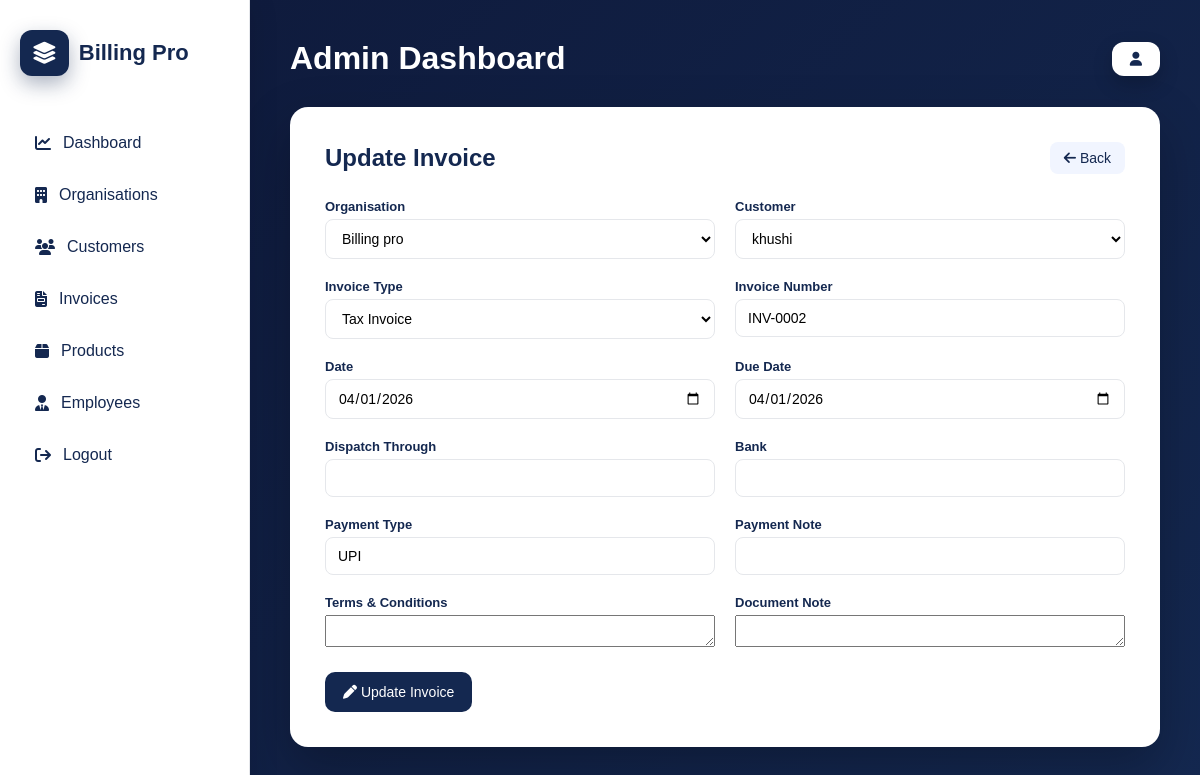
The app's page /adminpanel/invoice/update/8/ with its own data.
### organisation/models.py (models this page shows, shortened)
class Invoice_Details(models.Model):
    companyName = models.ForeignKey(OrganisationDetails, on_delete=models.CASCADE, default="")
    Cust_name = models.ForeignKey(CustomerDetails, on_delete=models.CASCADE, default="")
    Invoice_type = models.CharField(max_length=50)
    Invoice_num = models.CharField(max_length=20, blank=True)
    Date = models.DateField(auto_now_add=True)
    Dispatch_through = models.CharField(max_length=50)
    Due_date = models.DateField(auto_now=False, blank=True)
    Bank = models.CharField(max_length=20)
    Payment_type = models.CharField(max_length=20)
    Payment_note = models.TextField(max_length=50)
    T_c = models.TextField(max_length=100)
    Document_note = models.TextField(max_length=100)
    qrcode = models.ImageField(upload_to="", default="", blank=True)
    subtotal = models.FloatField(default=0)
    gst_total = models.FloatField(default=0)
    discount_total = models.FloatField(default=0)
    final_total = models.FloatField(default=0)

class OrganisationDetails(models.Model):
    company_name = models.CharField(max_length=50)
    company_type = models.CharField(max_length=50)
    pan_number = models.CharField(max_length=10)
    gstin_number = models.CharField(max_length=15)
    address_1 = models.CharField(max_length=90)
    address_2 = models.CharField(max_length=90)
    state = models.CharField(max_length=60)
    city = models.CharField(max_length=60)
    pincode = models.CharField(max_length=6)
    full_name = models.CharField(max_length=50)
    phone = models.CharField(max_length=10)
    email  = models.EmailField()
    user_id = models.CharField(max_length=40)
    password_1 = models.CharField(max_length=225)
    password_2 = models.CharField(max_length=225)
    logo = models.ImageField(upload_to='company_logo/', blank=True, null=True)

class CustomerDetails(models.Model):
    companyName = models.ForeignKey(OrganisationDetails, on_delete=models.CASCADE,default="")
    cust_name = models.CharField(max_length=50,verbose_name='Customer Name')
    cont_person = models.CharField(max_length=50,verbose_name='Contact Person')
    contact_num = models.IntegerField(verbose_name='Contact Number')
    email = models.CharField(max_length=50,default="")
    company_type = models.CharField(verbose_name='Company Type',max_length = 50)
    address = models.CharField(max_length=90,verbose_name='Address Line 1')
    address_2 = models.CharField(max_length=90,verbose_name='Address Line 2')
    landmark = models.CharField(max_length=50,verbose_name='Landmark')
    country = models.CharField(max_length=50,verbose_name='Country')
    state = models.CharField(max_length=50,verbose_name='State')
    city = models.CharField(max_length=50,verbose_name='City')
    pincode = models.IntegerField(verbose_name='Pincode')

### adminpanel/views.py (the view, shortened to what this page needs)
# urls.py: path("invoice/update/<int:id>/", views.update_invoice, name="update_invoice"),
def update_invoice(request, id):
    invoice = get_object_or_404(Invoice_Details, id=id)
    orgs = OrganisationDetails.objects.all()
    customers = CustomerDetails.objects.all()
    context = {
        "invoice": invoice,
        "orgs": orgs,
        "customers": customers
    }
    return render(request, "adminpanel/update_invoice.html", context)

### adminpanel/templates/adminpanel/update_invoice.html (shortened to what this page needs)
{% extends "adminpanel/base.html" %}
{% block content %}
<div class="form-container">
<div class="form-header">
<h2>Update Invoice</h2>
<a href="{% url 'invoices' %}" class="back-btn">
<i class="fa-solid fa-arrow-left"></i> Back
</a>
</div>
<form method="POST">
<div class="form-grid">
<div class="form-group">
<label>Organisation</label>
<select name="company">
{% for org in orgs %}
<option value="{{ org.id }}"
{% if org.id == invoice.companyName.id %}selected{% endif %}
>
{{ org.company_name }}
</option>
{% endfor %}
</select>
</div>
<div class="form-group">
<label>Customer</label>
<select name="customer">
{% for cust in customers %}
<option value="{{ cust.id }}"
{% if cust.id == invoice.Cust_name.id %}selected{% endif %}
>
{{ cust.cust_name }}
</option>
{% endfor %}
</select>
</div>
<div class="form-group">
<label>Invoice Type</label>
<select name="invoice_type">
<option value="Tax Invoice"
{% if invoice.Invoice_type == "Tax Invoice" %}selected{% endif %}>
Tax Invoice
</option>
</select>
</div>
<div class="form-group">
<label>Invoice Number</label>
<input type="text" name="invoice_num" value="{{ invoice.Invoice_num }}">
</div>
<div class="form-group">
<label>Date</label>
<input type="date" name="date" value="{{ invoice.Date|date:'Y-m-d' }}">
</div>
<div class="form-group">
<label>Due Date</label>
<input type="date" name="due_date" value="{{ invoice.Due_date|date:'Y-m-d' }}">
</div>
<div class="form-group">
<label>Dispatch Through</label>
<input type="text" name="dispatch" value="{{ invoice.Dispatch_through }}">
</div>
<div class="form-group">
<label>Bank</label>
<input type="text" name="bank" value="{{ invoice.Bank }}">
</div>
<div class="form-group">
<label>Payment Type</label>
<input type="text" name="payment_type" value="{{ invoice.Payment_type }}">
</div>
<div class="form-group">
<label>Payment Note</label>
<input type="text" name="payment_note" value="{{ invoice.Payment_note }}">
</div>
<div class="form-group">
<label>Terms & Conditions</label>
<textarea name="terms">{{ invoice.T_c }}</textarea>
</div>
<div class="form-group">
<label>Document Note</label>
<textarea name="doc_note">{{ invoice.Document_note }}</textarea>
</div>
</div>
<div class="form-actions">
<button type="submit" class="save-btn">
<i class="fa-solid fa-pen"></i> Update Invoice
</button>
</div>
</form>
</div>
{% endblock %}

### adminpanel/static/adminpanel/css/admin.css (style rules this page uses)
* { margin:0; padding:0; box-sizing:border-box; font-family:'Poppins',sans-serif; }
body { display:flex; min-height:100vh; background:#0f1b3d; color:#1e293b; }
.form-container { background:white; padding:35px; border-radius:18px; box-shadow:0 20px 50px rgba(0,0,0,0.25); margin-top:30px; }
.form-header { display:flex; justify-content:space-between; align-items:center; margin-bottom:25px; }
.form-header h2 { color:#142850; font-size:24px; font-weight:700; }
.back-btn { background:#f1f5ff; color:#142850; padding:8px 14px; border-radius:8px; text-decoration:none; font-size:14px; }
.form-grid { display:grid; grid-template-columns:repeat(2,1fr); gap:20px; }
.form-group { display:flex; flex-direction:column; }
.form-group label { font-size:13px; font-weight:600; color:#142850; margin-bottom:5px; }
.form-group input { padding:10px 12px; border:1px solid #e5e7eb; border-radius:8px; font-size:14px; }
.form-actions { margin-top:25px; }
.save-btn { background:#142850; color:white; padding:12px 18px; border:none; border-radius:10px; font-size:14px; cursor:pointer; transition:0.25s; }
.form-group select { padding:10px 12px; border:1px solid #e5e7eb; border-radius:8px; font-size:14px; background:white; }

### records on screen
Invoice_Details: company "Billing pro", customer "khushi", invoice_type "Tax Invoice", invoice_num "INV-0002", date "04/01/2026", due_date "04/01/2026", payment_type "UPI"
